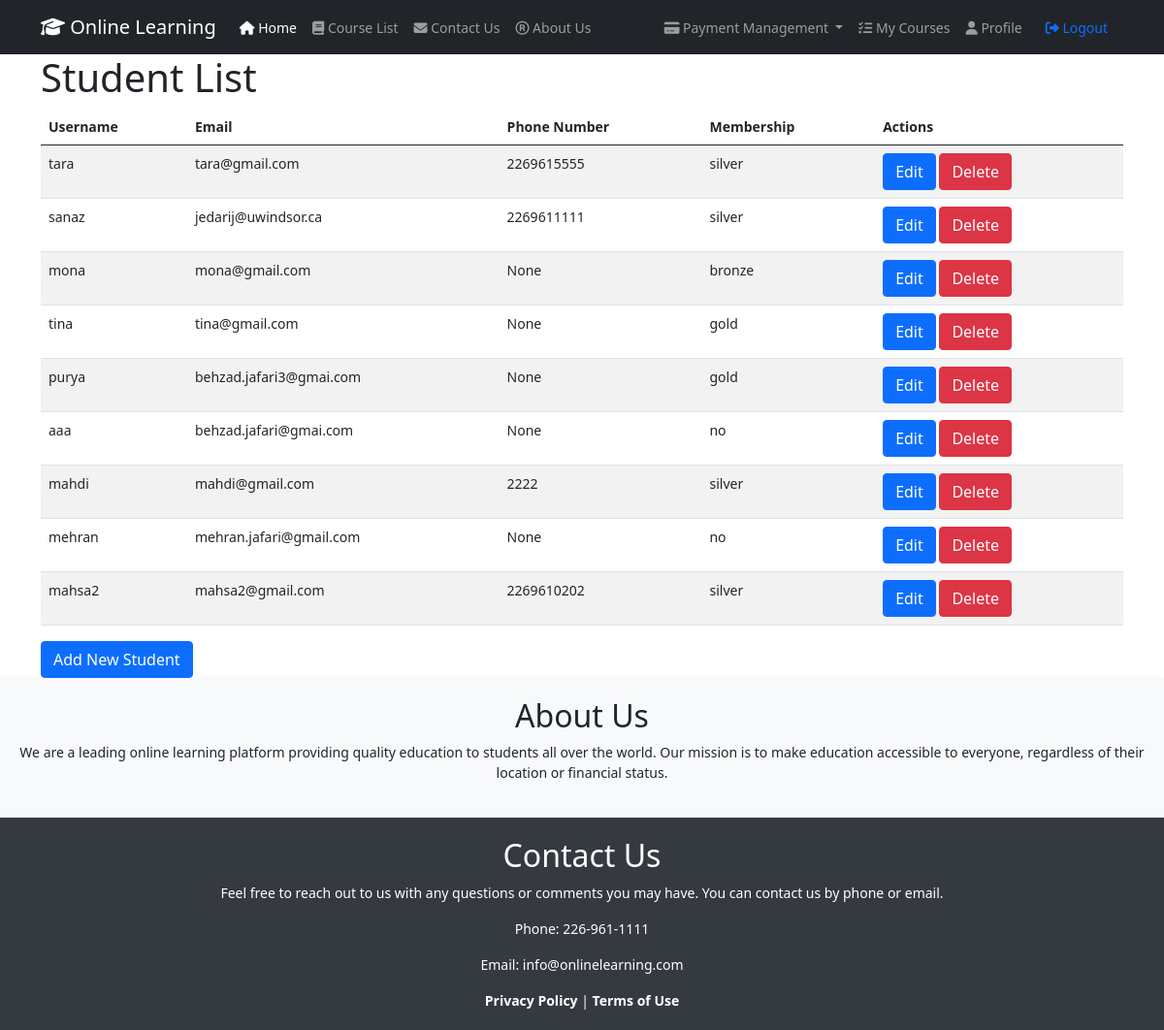
Page /students/ (signed in) on the committed database.
### WhiteboardApp/models.py (models this page shows, shortened)
class Student(models.Model):
    user = models.OneToOneField(User, on_delete=models.CASCADE, related_name='student')
    profile_picture = models.ImageField(upload_to='profile_pictures/', null=True, blank=True)
    bio = models.TextField(blank=True)
    date_of_birth = models.DateField(null=True, blank=True)
    address = models.CharField(max_length=255, blank=True)
    website = models.URLField(blank=True)
    phone_number = models.CharField(max_length=15, null=True, blank=True)
    courses_enrolled = models.ManyToManyField(Course, through='Enrollment')
    membership = models.ForeignKey(Membership, on_delete=models.SET_NULL, null=True, default=0)
    additional_data = models.JSONField(blank=True, null=True)
    class Meta:
        db_table = 'WhiteboardApp_student'
        verbose_name = 'student'
        verbose_name_plural = 'students'

class Membership(models.Model):
    MEMBERSHIP_CHOICES = (
        ('no', 'No-Membership'),
        ('gold', 'Gold'),
        ('silver', 'Silver'),
        ('bronze', 'Bronze'),
    )
    name = models.CharField(max_length=100, choices=MEMBERSHIP_CHOICES)
    description = models.TextField()
    price = models.DecimalField(max_digits=8, decimal_places=2)
    benefits = models.TextField()

### WhiteboardApp/views.py (the view)
# urls.py: path('students/', views.student_list, name='student-list'),
def student_list(request):
    students = Student.objects.all()
    return render(request, 'StudentTemplates/student_list.html', {'students': students})

### templates/StudentTemplates/student_list.html (shortened to what this page needs)
{% extends 'base.html' %}
{% block content %}
  <h1>Student List</h1>
      <table class="table table-striped table-hover">
    <thead>
      <tr>
        <th>Username</th>
        <th>Email</th>
        <th>Phone Number</th>
        <th>Membership</th>
        <th>Actions</th>
      </tr>
    </thead>
    <tbody>
      {% for student in students %}
      <tr>
        <td>{{ student.user.username}}</td>
        <td>{{ student.user.email }}</td>
        <td>{{ student.phone_number }}</td>
        <td>{{ student.membership.name }}</td>
        <td>
            <a href="{% url 'WhiteboardApp:student-update' student.pk %}" class="btn btn-primary">Edit</a>
            <a href="{% url 'WhiteboardApp:student-update' student.pk %}" class="btn btn-danger">Delete</a>
        </td>
      </tr>
      {% endfor %}
    </tbody>
  </table>
  <a href="{% url 'WhiteboardApp:student-create' %}" class="btn btn-primary">Add New Student</a>
{% endblock %}

### static/css/base.css (style rules this page uses)
body { font-size: 14px; }

### rows in the picture
Student: user.username "tara", user.email "tara@gmail.com", phone_number "2269615555", membership.name "silver"
Student: user.username "sanaz", user.email "jedarij@uwindsor.ca", phone_number "2269611111", membership.name "silver"
Student: user.username "mona", user.email "mona@gmail.com", phone_number "None", membership.name "bronze"
Student: user.username "tina", user.email "tina@gmail.com", phone_number "None", membership.name "gold"
Student: user.username "purya", user.email "behzad.jafari3@gmai.com", phone_number "None", membership.name "gold"
Student: user.username "aaa", user.email "behzad.jafari@gmai.com", phone_number "None", membership.name "no"
Student: user.username "mahdi", user.email "mahdi@gmail.com", phone_number "2222", membership.name "silver"
Student: user.username "mehran", user.email "mehran.jafari@gmail.com", phone_number "None", membership.name "no"
Student: user.username "mahsa2", user.email "mahsa2@gmail.com", phone_number "2269610202", membership.name "silver"
